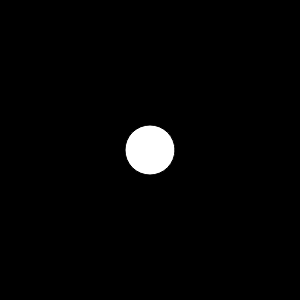
Frame 1 (no input)
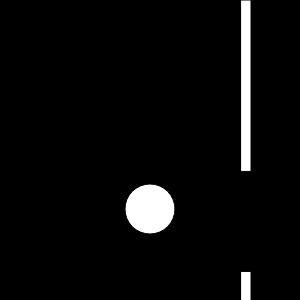
Frame 60 (no input)
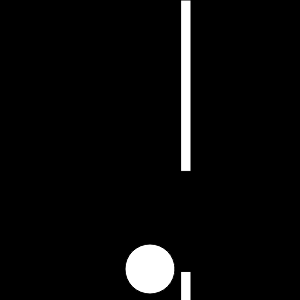
Frame 120 (the mouse pressed at the canvas centre since frame 60)

The p5.js sketch that drew these frames (run headless with seeded random() and noise() and a simulated clock; from frame 60 on, the mouse is pressed at the canvas centre):

// p5.js sketch
// ── sketch.js

// Constants
var UP_ARROW = 32;

// "Inputs"
var fillVal = 0;
var canvasSize = 300;

var bird; // TODO: should this be a global variable?
var obstacles = []; // TODO: Idem

class Bird {
    constructor() {
        // Bird starts in the middle of the canvas
        this.x = canvasSize / 2;
        this.y = canvasSize / 2;

        // Size is fixed for now
        this.size = 50;
        this.color = color('white');
    }

    draw() {
        // fill color:
        fill(this.color);
        circle(this.x, this.y, this.size);
    }

    move() {
        // velocity is also fixed
        this.y += 1;
    }
}

class Obstacle {
    constructor(x) {
        this.x = x;
        this.width = 10; // fixed

        this.gap = 100; // fixed
        this.height = this.computeRandomHeight();
    }

    computeRandomHeight() {
        return random(2*this.gap, canvasSize - 2*this.gap);
    }

    draw() {
        // Draw the top part of the obstacle
        rect(this.x, 0, this.width, this.height);
        // Draw the bottom part of the obstacle
        rect(this.x, this.height + this.gap, this.width, canvasSize - this.height);
    }

    move() {
        this.x -= 1; // fixed velocity
        if (this.x + this.width < 0) {
            // Reset the obstacle
            this.x = canvasSize + 100; // TODO: Why 100? Remove this magic number
            this.height = this.computeRandomHeight();
        }
    }
}

function setup() {
    createCanvas(canvasSize, canvasSize);
    bird = new Bird();
    for (var i = 0; i < 3; i++) {
        obstacles.push(new Obstacle(canvasSize  + i*150)); // MAGIC NUMBER!!!
    }
}


function draw() {
    background(fillVal);  
    bird.draw();
    bird.move();

    for (let i = 0; i < obstacles.length; i++) {
        obstacles[i].draw();
        obstacles[i].move();
    }
    DetectCollision(bird, obstacles);
}

function DetectCollision(bird, obstacles) {
    for (let i = 0; i < obstacles.length; i++) {
        if (bird.x + bird.size/2 > obstacles[i].x && bird.x < obstacles[i].x + obstacles[i].width + bird.size/2) {
            if (bird.y - bird.size/2 < obstacles[i].height || bird.y + bird.size/2 > obstacles[i].height + obstacles[i].gap) {
                bird.color = color('red');
            }
        }
    }
    return false;
}


function keyPressed() {
    // not to sure how it works
    if (keyCode === UP_ARROW) {
        bird.y -= 20;
    }
}
